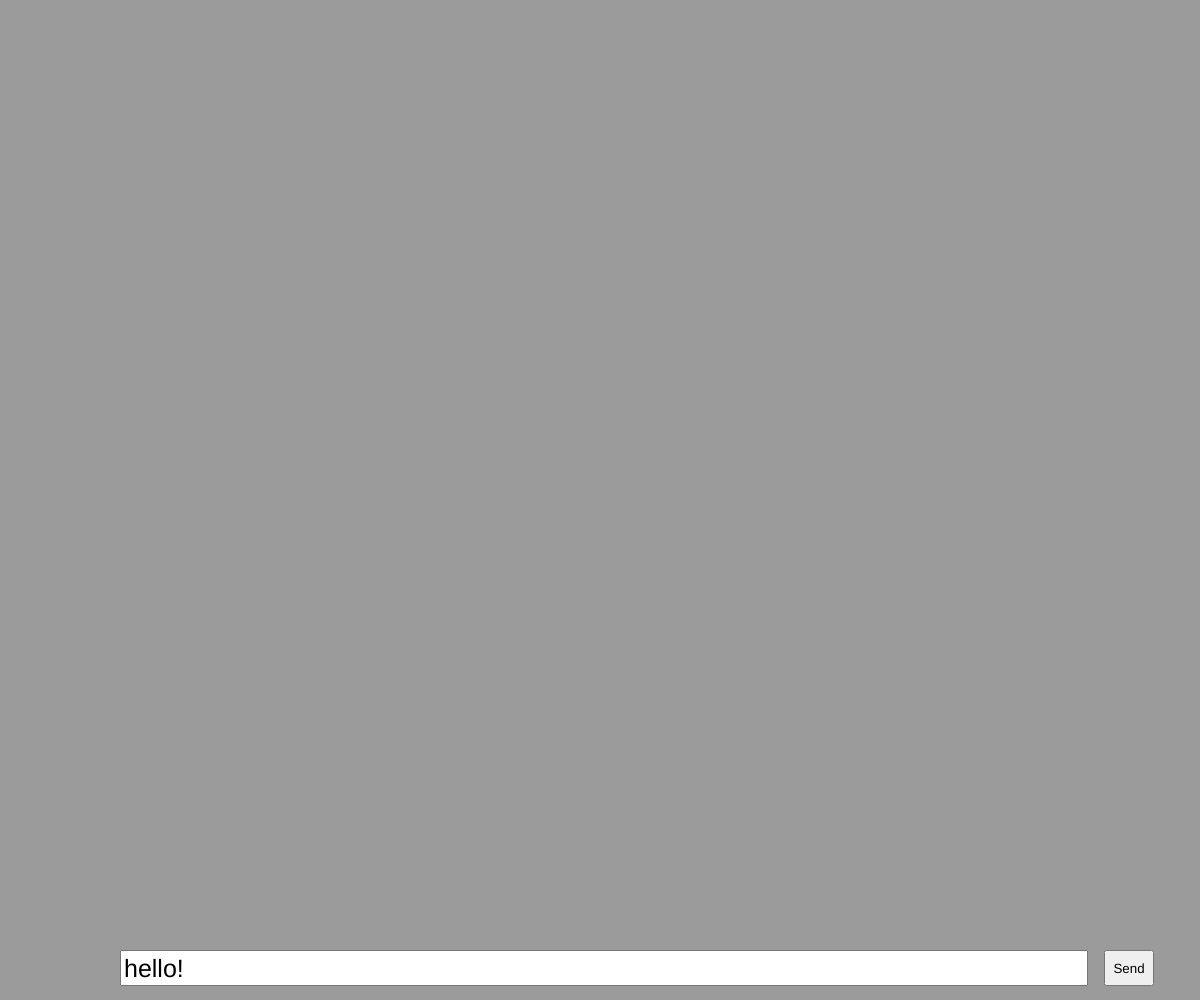
Frame 1 (no input)
Frame 60 (no input): identical to frame 1, image omitted
Frame 120 (the mouse pressed at the canvas centre since frame 60): identical to frame 1, image omitted

The p5.js sketch that drew this single still picture (run headless with seeded random() and noise() and a simulated clock; from frame 60 on, the mouse is pressed at the canvas centre):

// p5.js sketch
// ── sketch.js
let textInput;
let sendButton;
let textY = 30;

const dictionary = {
  hello: "Hello there, how are you today?",
  hi: "Hi, how are you?",
  default: "I see.",
}

function setup() {
  createCanvas(windowWidth, windowHeight);
  background(155); // TODO
  addUserInterface();
}

function draw() {
  // Draw function is not used
}

function resetMessages(){
  textY = 30;
  background(225); // TODO
}
// Create the text input and send button elements
function addUserInterface(){
  // Create an input element.
  // Set its default text to "hello!".
  textInput = createInput('hello!');
  // Set the font size for the input
  textInput.style('font-size', '25px');
  // Place it at the bottom of the canvas. 
  textInput.position(width*0.1, height-50); // Place input near bottom
  // Set its width and height 
  textInput.size(width*0.8,30);
  // Create a send button.
  sendButton = createButton("Send");
  // Place it at the bottom of the canvas. 
  sendButton.position(width*0.92, height-50); // Place button near input
  // Set its width and height 
  sendButton.size(50,36);
  // Tell it what function to call when clicked
  sendButton.mousePressed(sendMessage);
}

// Function to remove common punctuation characters from a given text string
function filterOutPunctuation(textString){
  // Define a string containing common punctuation characters to filter out
  let commonPunctuation = ".,!?;:'\"()[]{}-_"; // Common punctuation
  // Initialize an empty string to store the cleaned result
  let result = "";
  // Loop through each character of the input text string
  for(let i = 0; i < textString.length; i++){
    // Use substring to extract the current character at position i
  let currentLetter = textString.substring(i, i+1);
    // Check if the current character is NOT found in the punctuation list
  if(commonPunctuation.indexOf(currentLetter) == -1){
      // If it’s not punctuation, add it to the result string
  result += currentLetter;
    }
  }
  // Return the text string with punctuation removed
  return result;
}

// Function that generates a reply message based on input text
function buildReply(message){
  // Convert the user's message to lowercase for consistent matching
  message = message.toLowerCase();
  // Remove punctuation from the message for cleaner word comparisons
  message = filterOutPunctuation(message);
  // Split the cleaned message into an array of individual words
  let messageArray = message.split(" ");
  // Initialize an empty array to store possible replies
  let replyArray = [];
  // Loop through each word in the message array
  for(let eachWord of messageArray){
    // Check if the current word exists in the dictionary
    if(dictionary[eachWord]){
      // If found, add the corresponding dictionary response to replyArray
      replyArray.push(dictionary[eachWord]);
    }
  }
  // If the size of the reply array is 0 then no matching keywords were found in the dictionary
  if(replyArray.length === 0){
    // Add the default reply to the replyArray
    replyArray.push(dictionary["default"]);
  }
  // Combine all collected replies into a single string separated by spaces
  let replyString = replyArray.join(" ");
  // Return the final reply string
  return replyString;
}

// Define a function named sendMessage, responsible for handling chat input/output
function sendMessage(){
  // Set the text size for the messages
  textSize(24); // Reasonable text size
  // If the textY is too low
  if(textY > height-60){
    // Call the reset messages function
  resetMessages();
  }
  // Get the current value typed into the text input field
  let userMessage = textInput.value();
  // Clear the text input field after capturing the message
  textInput.value("");
  // Align text to the right for displaying the user's message
  textAlign(RIGHT)
  // Set the fill color for the user's text
  fill(0, 102, 204); // User message color (blue)
  // Draw the user's message near the right side of the canvas at the current Y position
  text(userMessage, width-20, textY); // Near right edge
  // Move the text position downward for the next line of text
  textY += 36;
  // Align text to the left for displaying the bot’s reply
  textAlign(LEFT)
  // Set the fill color for the bot's reply
  fill(0); // Bot reply color (black)
  // Draw the chatbot’s reply text at the left side of the canvas at the current Y position
  text(buildReply(userMessage), 20, textY); // Near left edge
  // Move the text position downward for the next message/reply
  textY += 36;
}

// Define a function to handle keyboard input events
function keyPressed(){
  // Check if the pressed key was the ENTER key
  if (keyCode === ENTER) {
    // Call sendMessage to process and display the input
  sendMessage();
  }
}
// ── examples.js
// Function that generates a reply message based on input text
function buildReply(message){
  // Convert the user's message to lowercase for consistent matching
  message = message.toLowerCase();
  // Remove punctuation from the message for cleaner word comparisons
  message = filterOutPunctuation(message);
  // Split the cleaned message into an array of individual words
  let messageArray = message.split(" ");
  // Initialize an empty array to store possible replies
  let replyArray = [];
  // Loop through each word in the message array
  for(let eachWord of messageArray){
    // Check if the current word exists in the dictionary
    if(dictionary[eachWord]){
      // If found, add the corresponding dictionary response to replyArray
      replyArray.push(dictionary[eachWord]);
    }
  }
  // If the size of the reply array is 0 then no matching keywords were found in the dictionary
  if(replyArray.length === 0){
    // Add the default reply to the replyArray
    replyArray.push(dictionary["default"]);
  }
  // Combine all collected replies into a single string separated by spaces
  let replyString = replyArray.join(" ");
  // Return the final reply string
  return replyString;
}
